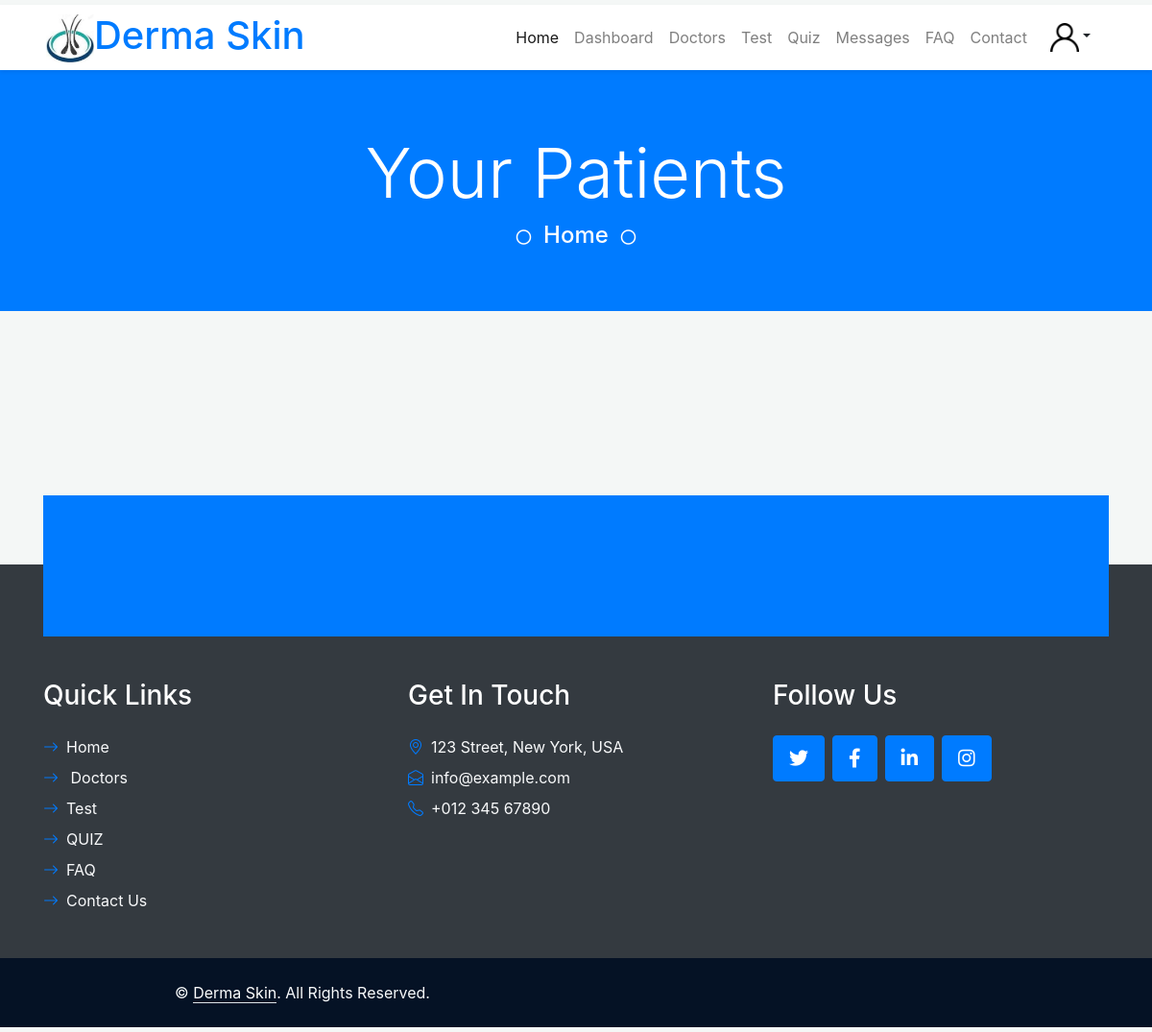
Before: /patients/ (signed in) with the older database file.
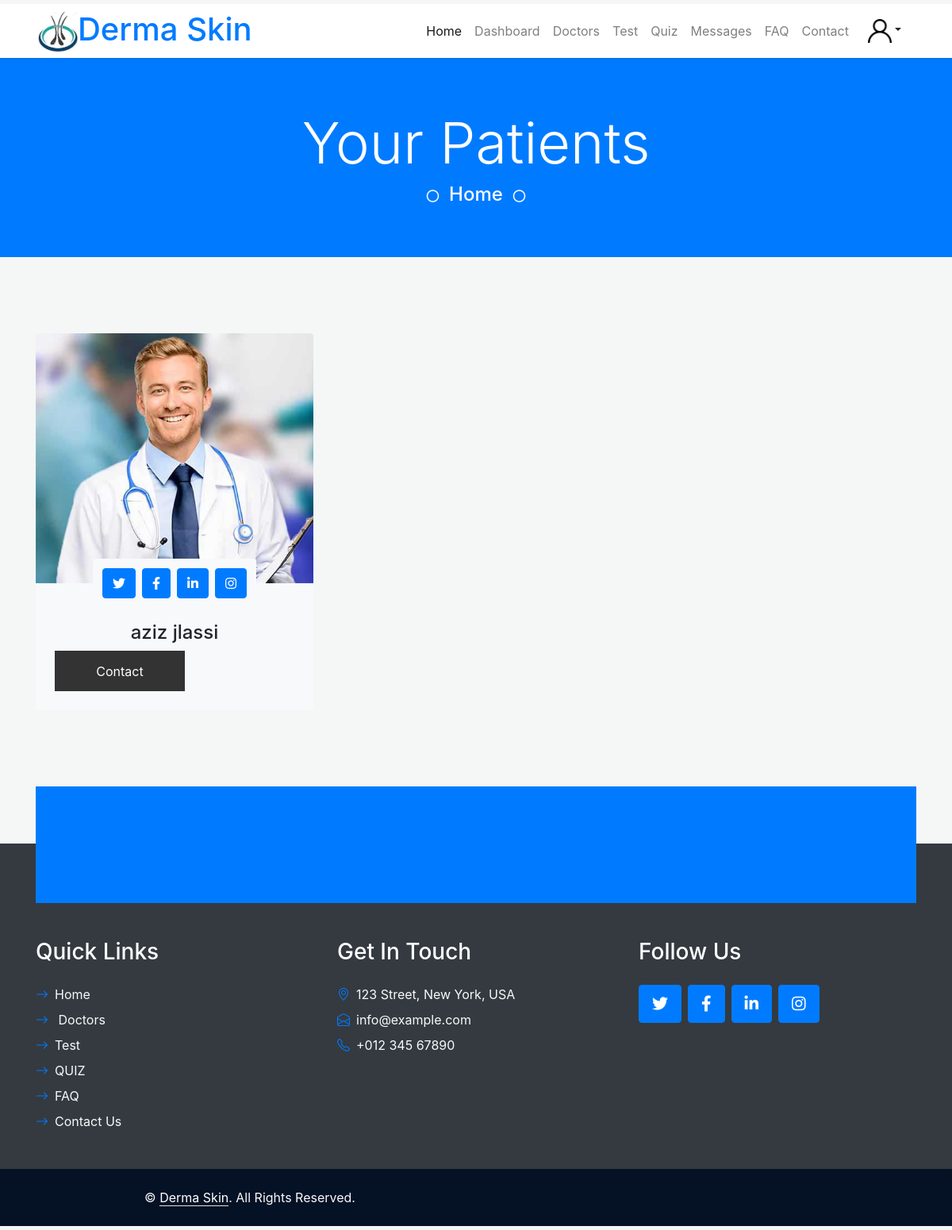
After: the same page with the newer database file.
### Accounts/models.py (models this page shows, shortened)
class AppUser(AbstractUser):
    CHOISES = (
        ('Patient','Patient'),
        ('Doctor','Doctor'),
        ('Admin','Admin'),
    )
    Genre = (
        ('Homme','Homme'),
        ('Femme','Femme')
    )
    id = models.AutoField(primary_key=True)
    age = models.IntegerField(blank=True,null=True)
    user_type= models.CharField(null=False,max_length=20, default="Patient" ,choices=CHOISES)
    genre = models.CharField(null=False,max_length=20, default="Homme", choices=Genre)
    gouvernorat = models.CharField(null=False,max_length=20)
    city = models.CharField(null=False,max_length=20)
    email = models.EmailField(default="exemple@gmail.com",blank=True,null=True)
    degree = models.ImageField(blank=True,null=True,upload_to='pics/users/{id}/degree image/')
    profil_image = models.ImageField(blank=True,null=True,upload_to=f'pics/users/{id}/profil image/')
    contacted_users =models.ManyToManyField('self', blank=True,symmetrical=True)
    created = models.DateTimeField(auto_now_add=True)

### Site/decorators.py (the view)
    def wrapper_func(request,*args,**kwargs):
        if request.user.is_authenticated:
            return view_func(request,*args,**kwargs)
        else:
           return redirect('login_page')

### Site/views.py (called while the page is built)
@unauthenticated_user
def patientsPage(request):
    patients = AppUser.objects.filter(user_type="Patient")
    return render(request,"Pages/patients.html",{"patients":patients})

### Template/Pages/patients.html
{% extends 'Pages/base.html' %}
{% load static %}
{% block content %}
    <div class="container-fluid bg-primary py-5 hero-header mb-5">
        <div class="row py-3">
            <div class="col-12 text-center">
                <h1 class="display-3 text-white animated zoomIn">Your Patients </h1>
            <i class="far fa-circle text-white px-2"></i>
            <a href="{% url 'Home' %}"  class="h4 text-white">Home</a>
            <i class="far fa-circle text-white px-2"></i>
            </div>
        </div>
    </div>
<div class="container-fluid py-5">
    <div class="container">
        <div class="row g-5">
            {% for patient in patients %}
            {% if not  patient.is_superuser %}
            <div class="col-lg-4 wow slideInUp" data-wow-delay="0.3s">
                <div class="team-item">
                    <div class="position-relative rounded-top" style="z-index: 1;">
                        {% if patient.profil_image %}
                        <img class="img-fluid rounded-top w-100" src="media/{{patient.profil_image}}" alt="">
                        {% else %}
                        {% if patient.genre == "female" %}
                          <img class="img-fluid rounded-top w-100" src="{% static 'img/team-2.jpg' %}" alt="">
                        {% else %}
                        <img class="img-fluid rounded-top w-100" src="{% static 'img/team-1.jpg' %}" alt="">
                        {% endif %}
                        {% endif %}
                        <div class="position-absolute top-100 start-50 translate-middle bg-light rounded p-2 d-flex">
                            <a class="btn btn-primary btn-square m-1" href="#"><i
                                    class="fab fa-twitter fw-normal"></i></a>
                            <a class="btn btn-primary btn-square m-1" href="#"><i
                                    class="fab fa-facebook-f fw-normal"></i></a>
                            <a class="btn btn-primary btn-square m-1" href="#"><i
                                    class="fab fa-linkedin-in fw-normal"></i></a>
                            <a class="btn btn-primary btn-square m-1" href="#"><i
                                    class="fab fa-instagram fw-normal"></i></a>
                        </div>
                    </div>
                    <div class="team-text position-relative bg-light text-center rounded-bottom p-4 pt-5">
                        <h4 class="mb-2">{{ patient.username }}</h4>
                        <p class="text-primary mb-0"><button class="contact-patient" data-id="{{patient.id}}"> Contact</button>
                        </p>
                    </div>
                </div>
            </div>
            {% endif %}
            {% endfor %}
        </div>
    </div>
</div>
    {% endblock %}

Changed rows visible on the page:
added AppUser: is_superuser False (drawn), username "aziz jlassi"
